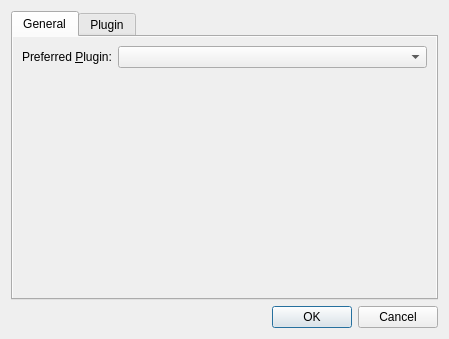
<?xml version="1.0" encoding="UTF-8"?>
<ui version="4.0">
 <class>SettingsDialog</class>
 <widget class="QDialog" name="SettingsDialog">
  <property name="geometry">
   <rect>
    <x>0</x>
    <y>0</y>
    <width>449</width>
    <height>339</height>
   </rect>
  </property>
  <property name="windowTitle">
   <string>Settings</string>
  </property>
  <layout class="QVBoxLayout" name="verticalLayout">
   <item>
    <widget class="QTabWidget" name="tabWidget">
     <property name="currentIndex">
      <number>0</number>
     </property>
     <widget class="QWidget" name="generalTab">
      <attribute name="title">
       <string>General</string>
      </attribute>
      <layout class="QVBoxLayout" name="verticalLayout_2">
       <property name="spacing">
        <number>0</number>
       </property>
       <property name="leftMargin">
        <number>0</number>
       </property>
       <property name="topMargin">
        <number>0</number>
       </property>
       <property name="rightMargin">
        <number>0</number>
       </property>
       <property name="bottomMargin">
        <number>0</number>
       </property>
       <item>
        <widget class="QScrollArea" name="generalScrollArea">
         <property name="autoFillBackground">
          <bool>true</bool>
         </property>
         <property name="frameShape">
          <enum>QFrame::NoFrame</enum>
         </property>
         <property name="horizontalScrollBarPolicy">
          <enum>Qt::ScrollBarAlwaysOff</enum>
         </property>
         <property name="widgetResizable">
          <bool>true</bool>
         </property>
         <widget class="QWidget" name="generalScrollAreaContents">
          <property name="geometry">
           <rect>
            <x>0</x>
            <y>0</y>
            <width>427</width>
            <height>257</height>
           </rect>
          </property>
          <layout class="QFormLayout" name="generalFormLayout">
           <item row="0" column="0">
            <widget class="QLabel" name="pluginLabel">
             <property name="text">
              <string>Preferred &amp;Plugin:</string>
             </property>
             <property name="buddy">
              <cstring>pluginComboBox</cstring>
             </property>
            </widget>
           </item>
           <item row="0" column="1">
            <widget class="QComboBox" name="pluginComboBox"/>
           </item>
          </layout>
         </widget>
        </widget>
       </item>
      </layout>
     </widget>
     <widget class="QWidget" name="pluginTab">
      <attribute name="title">
       <string>Plugin</string>
      </attribute>
      <layout class="QVBoxLayout" name="verticalLayout_3">
       <property name="leftMargin">
        <number>0</number>
       </property>
       <property name="topMargin">
        <number>0</number>
       </property>
       <property name="rightMargin">
        <number>0</number>
       </property>
       <property name="bottomMargin">
        <number>0</number>
       </property>
       <item>
        <widget class="QScrollArea" name="pluginScrollArea">
         <property name="autoFillBackground">
          <bool>true</bool>
         </property>
         <property name="frameShape">
          <enum>QFrame::NoFrame</enum>
         </property>
         <property name="horizontalScrollBarPolicy">
          <enum>Qt::ScrollBarAlwaysOff</enum>
         </property>
         <property name="widgetResizable">
          <bool>true</bool>
         </property>
         <widget class="QWidget" name="pluginScrollAreaContents">
          <property name="geometry">
           <rect>
            <x>0</x>
            <y>0</y>
            <width>427</width>
            <height>257</height>
           </rect>
          </property>
          <layout class="QFormLayout" name="pluginFormLayout"/>
         </widget>
        </widget>
       </item>
      </layout>
     </widget>
    </widget>
   </item>
   <item>
    <widget class="QDialogButtonBox" name="buttonBox">
     <property name="orientation">
      <enum>Qt::Horizontal</enum>
     </property>
     <property name="standardButtons">
      <set>QDialogButtonBox::Cancel|QDialogButtonBox::Ok</set>
     </property>
    </widget>
   </item>
  </layout>
 </widget>
 <resources/>
 <connections>
  <connection>
   <sender>buttonBox</sender>
   <signal>accepted()</signal>
   <receiver>SettingsDialog</receiver>
   <slot>accept()</slot>
   <hints>
    <hint type="sourcelabel">
     <x>248</x>
     <y>254</y>
    </hint>
    <hint type="destinationlabel">
     <x>157</x>
     <y>274</y>
    </hint>
   </hints>
  </connection>
  <connection>
   <sender>buttonBox</sender>
   <signal>rejected()</signal>
   <receiver>SettingsDialog</receiver>
   <slot>reject()</slot>
   <hints>
    <hint type="sourcelabel">
     <x>316</x>
     <y>260</y>
    </hint>
    <hint type="destinationlabel">
     <x>286</x>
     <y>274</y>
    </hint>
   </hints>
  </connection>
 </connections>
</ui>
